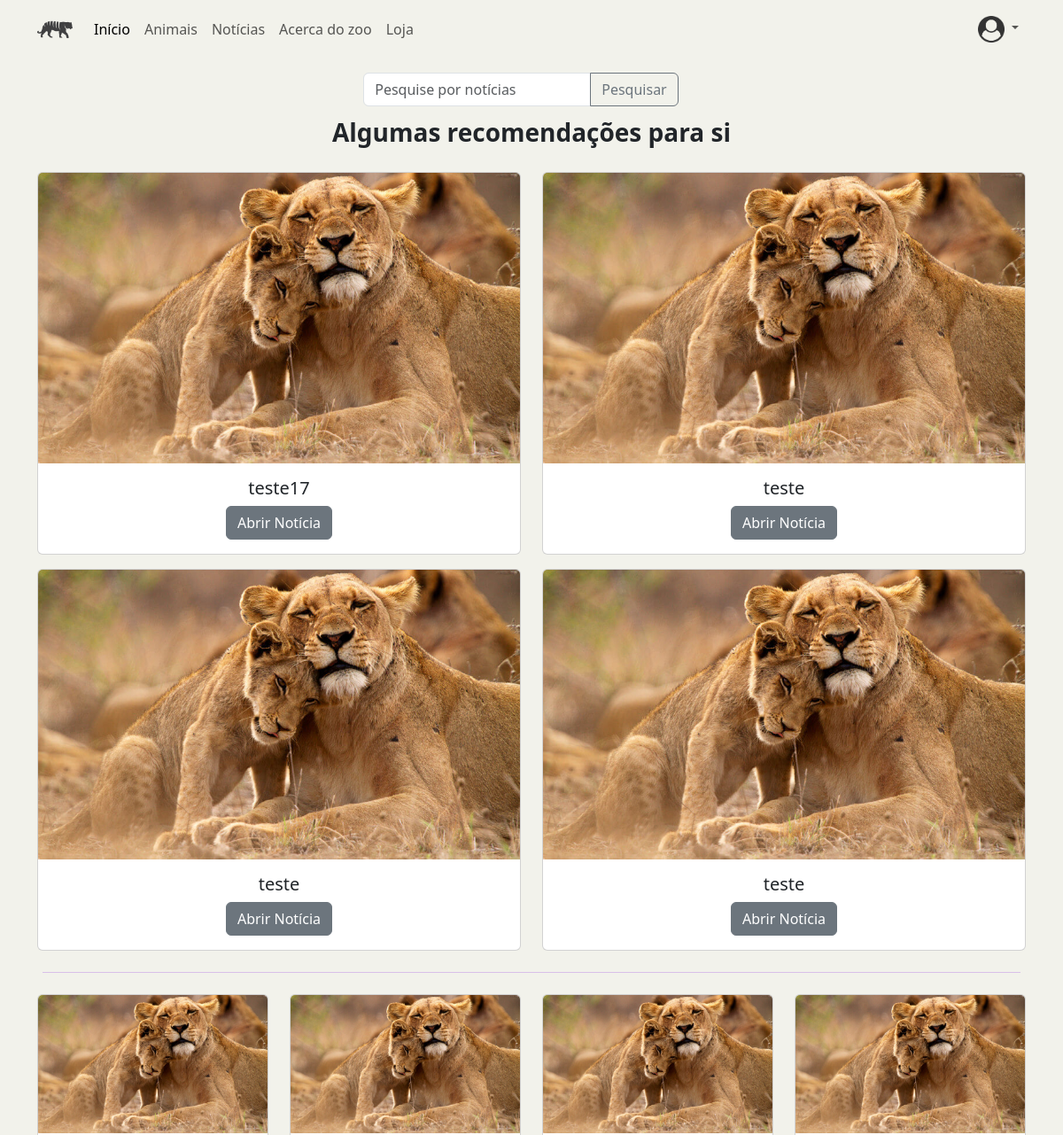
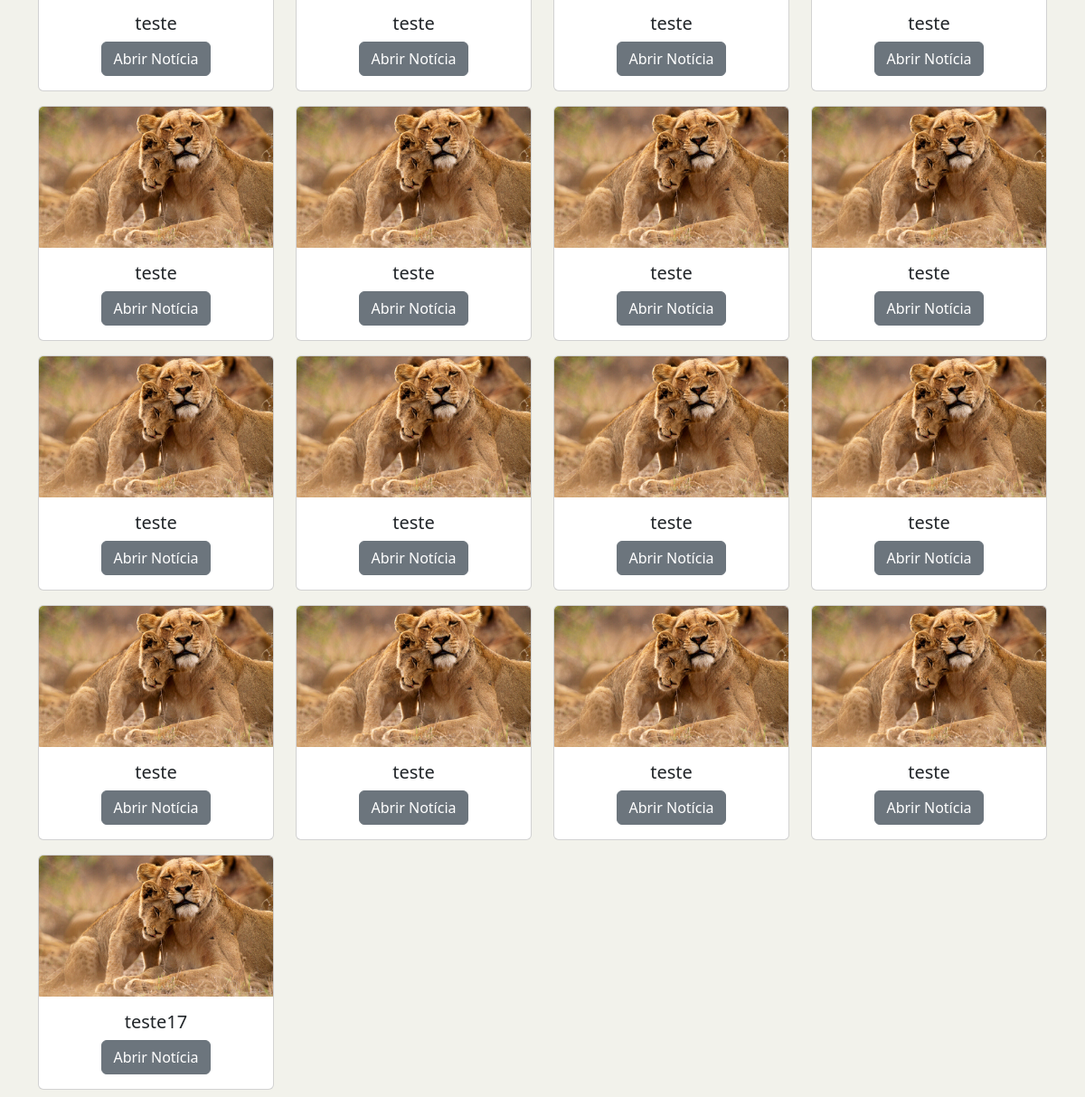
The app's page /noticias (signed in) with its own data (2 pictures, top to bottom).
### ZOO_App/models.py (models this page shows)
class Noticia(models.Model):
    imagem = models.FileField(upload_to="noticias", null=True)
    descricao = models.CharField(max_length=200)
    titulo = models.CharField(max_length=20)

### ZOO_App/views.py (the view, shortened to what this page needs)
# urls.py: path('noticias',views.render_noticias, name='listagem_noticias'),
def render_noticias(request):
    lista_noticias_total = Noticia.objects.all()
    lista_noticias_user = UtilizadorNoticia_pk.objects.filter(utilizador=request.user.utilizador)
    lista_tags = {}
    lista_noticias = []
    lista_noticias_recomendadas = []
    for item in lista_noticias_user:
        noticia = item.noticia
        lista_noticias = lista_noticias + [noticia]
        lista_tags_noticia = NoticiaTag_pk.objects.filter(noticia=noticia)
        for item2 in lista_tags_noticia:
            if lista_tags is not None:
                if item2.tag.nome in lista_tags:
                    lista_tags[item2.tag.nome] = lista_tags[item2.tag.nome] + 1
                else:
                    lista_tags[item2.tag.nome] = 1
            else:
                lista_tags[item2.tag.nome] = 1
    for item in NoticiaTag_pk.objects.all():
        if item.noticia not in lista_noticias and item.tag not in lista_tags.keys():
            lista_noticias_recomendadas = lista_noticias_recomendadas + [item.noticia]
    lista_noticias_recomendadas = lista_noticias_recomendadas + list(lista_noticias_total)
    lista_noticias_recomendadas = lista_noticias_recomendadas[0:4]
    lista_noticias_total = list(lista_noticias_total)
    return render(request, 'ZOO_App/listagem_noticias.html', {'noticias': lista_noticias_total,'recomendadas': lista_noticias_recomendadas[0:4]})

### ZOO_App/templates/ZOO_App/listagem_noticias.html (shortened to what this page needs)
{%extends "./index.html"%} {% block conteudo %} {% load static %}
<form
  class="row w-100 mt-3 justify-content-center"
  action="{% url 'ZOO_App:listagem_noticias' %}"
  method="post"
>
  <div class="col-auto">
    <div class="input-group">
      <input
        type="text"
        name="searchTerm"
        placeholder="Pesquise por notícias"
        class="form-control"
      />
      <button type="submit" class="btn btn-outline-secondary">Pesquisar</button>
    </div>
  </div>
</form>
<div class="container text-center">
  <p class="text-center fs-3 fw-bolder mt-2">Algumas recomendações para si</p>
  <div class="row row-cols-sm-1 row-cols-md-2">
    {% for noticia in recomendadas %}
    <div class="col my-2">
      <div class="card">
        <img
          src="static{{noticia.imagem.url}}"
          class="card-img-top"
          alt="imagem da noticia"
        />
        <div class="card-body">
          <h5 class="card-title">{{noticia.titulo}}</h5>
          <a href="#" class="btn btn-secondary">Abrir Notícia</a>
        </div>
      </div>
    </div>
    {% endfor %}
  </div>
</div>
<hr class="mx-5 fs-3" style="color: blueviolet" />
<div class="container text-center">
  <div class="row row-cols-md-4">
    {% for noticia in noticias %}
    <div class="col my-2">
      <div class="card">
        <img
          src="static{{noticia.imagem.url}}"
          class="card-img-top"
          alt="imagem da noticia"
        />
        <div class="card-body">
          <h5 class="card-title">{{noticia.titulo}}</h5>
          <a href="#" class="btn btn-secondary">Abrir Notícia</a>
        </div>
      </div>
    </div>
    {% endfor %}
  </div>
</div>
{% endblock %}

### ZOO_App/templates/ZOO_App/index.html (style rules this page uses)
a { text-decoration: none; }
body { padding: 0px; margin: 0px; width: 100%; background-color: rgb(242, 242, 235); }

### records on screen
Noticia: titulo "teste17"
Noticia: titulo "teste"
Noticia: titulo "teste"
Noticia: titulo "teste"
Noticia: titulo "teste"
Noticia: titulo "teste"
Noticia: titulo "teste"
Noticia: titulo "teste"
Noticia: titulo "teste"
Noticia: titulo "teste"
Noticia: titulo "teste"
Noticia: titulo "teste"
Noticia: titulo "teste"
Noticia: titulo "teste"
Noticia: titulo "teste"
Noticia: titulo "teste"
Noticia: titulo "teste"
